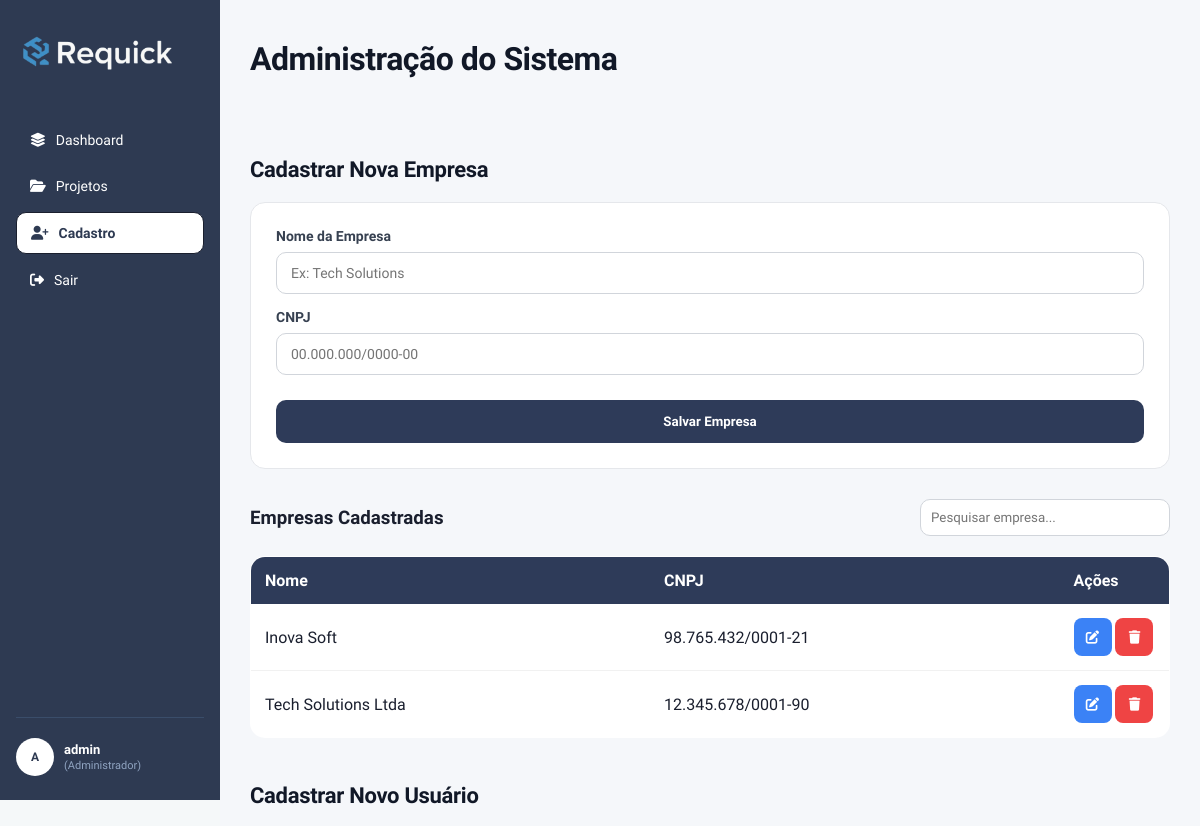
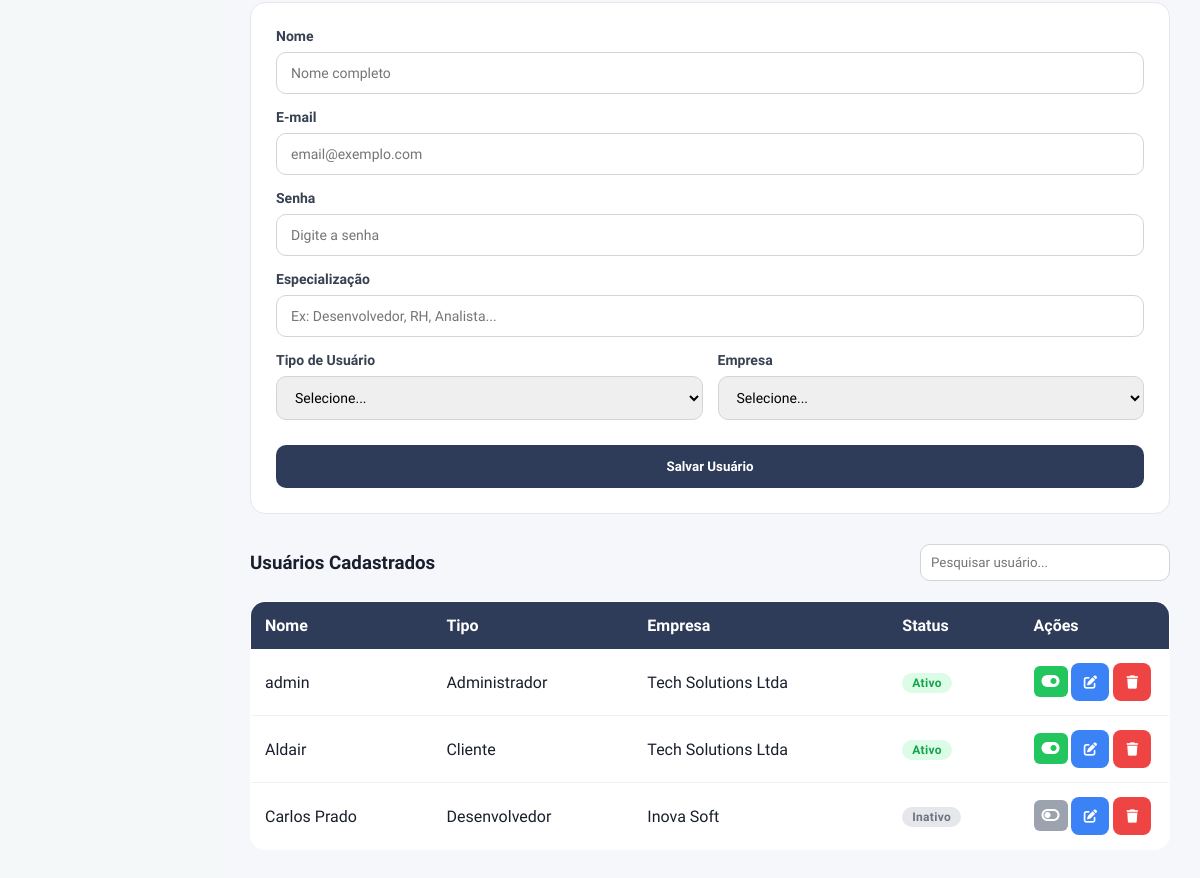
The app's page /php/cadastro.php (signed in), older data (2 pictures, top to bottom).
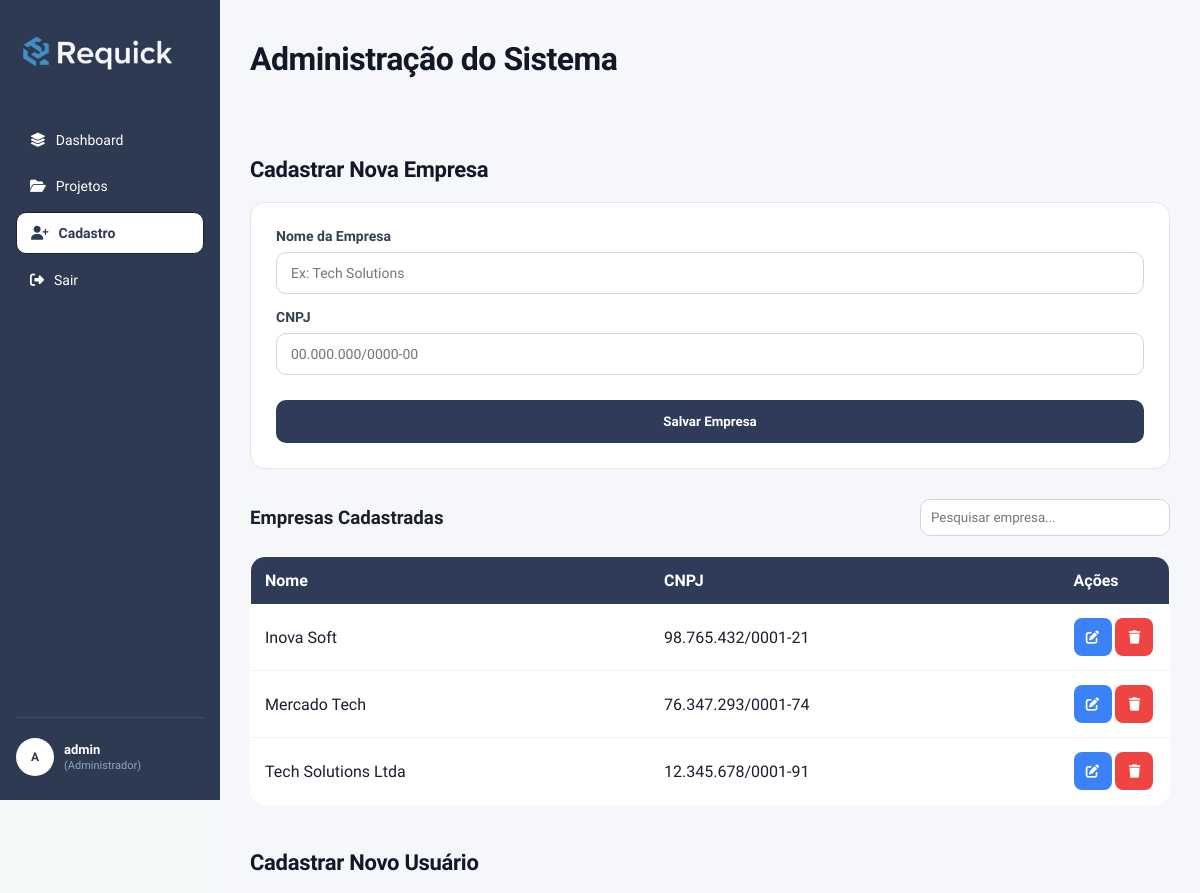
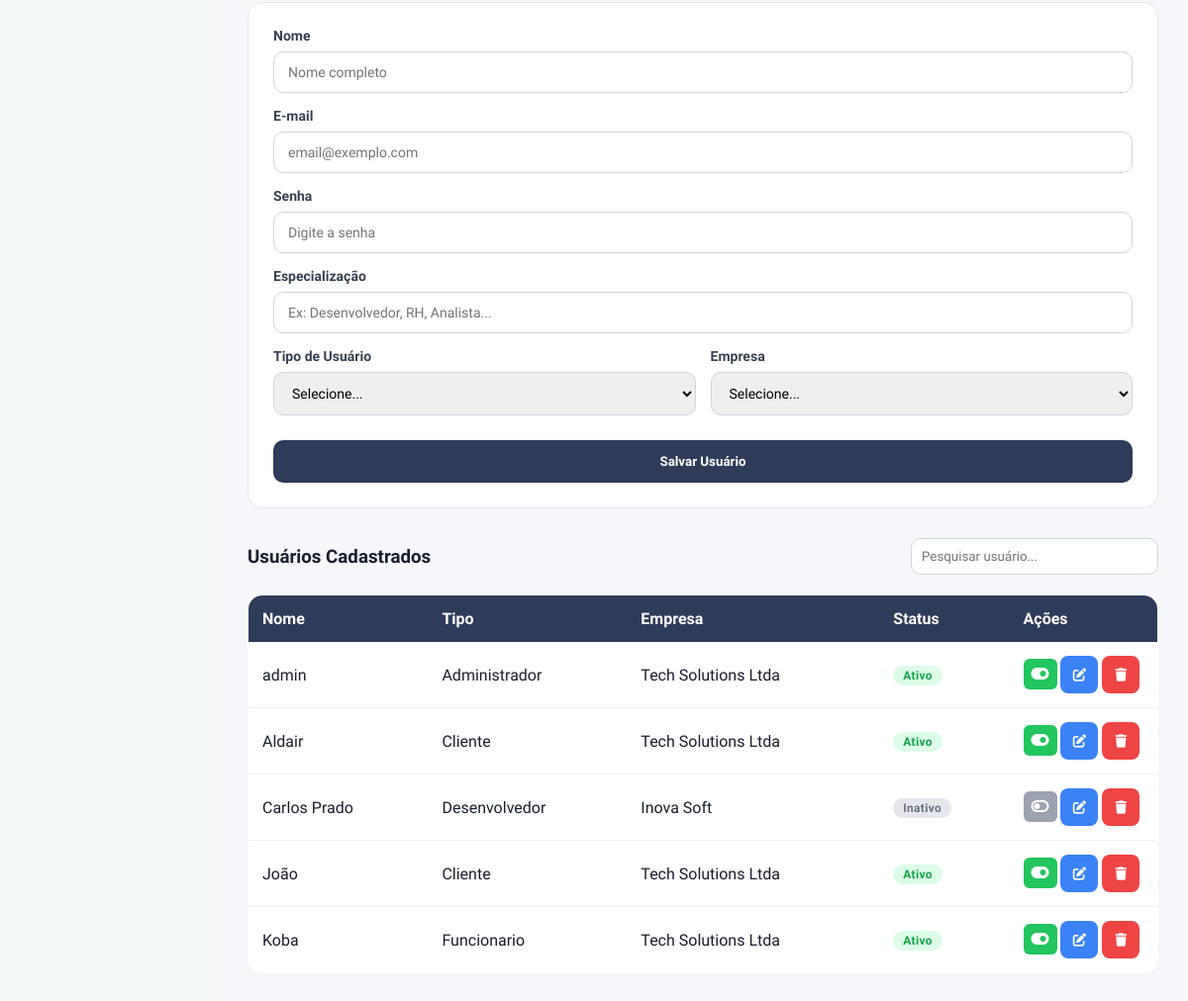
The same page, newer data (2 pictures, top to bottom).
### tables this page shows
CREATE TABLE `tb_empresa` (
  `id` int(11) NOT NULL,
  `nome_empresa` varchar(255) NOT NULL,
  `cnpj` varchar(18) NOT NULL
);

CREATE TABLE `tb_usuarios` (
  `id` int(11) NOT NULL,
  `nome` varchar(100) NOT NULL,
  `email` varchar(100) NOT NULL,
  `tipo_usuario` varchar(50) DEFAULT NULL,
  `especializacao` varchar(100) DEFAULT NULL,
  `senha` varchar(255) NOT NULL,
  `id_empresa` int(11) DEFAULT NULL,
  `status` enum('ativo','inativo') NOT NULL DEFAULT 'ativo'
);

### php/cadastro.php (the view, shortened to what this page needs)
<?php
require_once '../config/conexao.php';
$empresas = $pdo->query("SELECT * FROM tb_empresa ORDER BY nome_empresa")->fetchAll(PDO::FETCH_ASSOC);
$usuarios = $pdo->query("SELECT u.*, e.nome_empresa FROM tb_usuarios u LEFT JOIN tb_empresa e ON u.id_empresa = e.id ORDER BY u.nome")->fetchAll(PDO::FETCH_ASSOC);
?>
<!DOCTYPE html>
<html lang="pt-BR">
<head>
    <link rel="stylesheet" href="../css/style.css" />
    <link rel="stylesheet" href="https://cdnjs.cloudflare.com/ajax/libs/font-awesome/6.5.1/css/all.min.css">
    <link rel="stylesheet" href="../css/cadastro.css">
</head>
<body>
    <?php $paginaAtiva = 'cadastro'; include 'navbar_lateral.php'; ?>
    <div class="ConteudoPrincipal">
        <header class="CabecalhoPagina">
            <h1 class="TituloBoasVindas">Administração do Sistema</h1>
        </header>
        <div class="GradeCadastro">
            <div class="ColunaEsquerda">
                <h2 class="TituloSecao">Cadastrar Nova Empresa</h2>
                <form action="" method="post">
                    <div class="GrupoFormulario">
                        <label class="LabelFormulario">Nome da Empresa</label>
                        <input type="text" name="nome_empresa" class="CampoFormulario" required placeholder="Ex: Tech Solutions">
                    </div>
                    <div class="GrupoFormulario">
                        <label class="LabelFormulario">CNPJ</label>
                        <input type="text" name="cnpj" class="CampoFormulario" required placeholder="00.000.000/0000-00">
                    </div>
                    <button type="submit" class="BotaoCriar">Salvar Empresa</button>
                </form>
                <div class="CabecalhoTabela">
                    <h3>Empresas Cadastradas</h3>
                    <input type="text" id="buscaEmpresa" class="CampoPesquisaTabela"
                           onkeyup="filtrarTabela('buscaEmpresa', 'tbEmpresas', 0)"
                           placeholder="Pesquisar empresa...">
                </div>
                <table class="TabelaCrud" id="tbEmpresas">
                    <thead>
                        <tr>
                            <th>Nome</th>
                            <th>CNPJ</th>
                            <th width="110px">Ações</th>
                        </tr>
                    </thead>
                    <tbody>
                        <?php foreach ($empresas as $emp): ?>
                            <tr>
                                <td><?= htmlspecialchars($emp['nome_empresa']) ?></td>
                                <td><?= htmlspecialchars($emp['cnpj']) ?></td>
                                <td>
                                    <button onclick="abrirModalEmpresa(<?= $emp['id'] ?>, '<?= htmlspecialchars(addslashes($emp['nome_empresa'])) ?>', '<?= htmlspecialchars(addslashes($emp['cnpj'])) ?>')"
                                            class="BtnAcao BtnEdit" title="Editar">
                                        <i class="fas fa-edit"></i>
                                    </button>
                                    <button onclick="confirmarDelecao(<?= $emp['id'] ?>, 'empresa')"
                                            class="BtnAcao BtnDelete" title="Deletar">
                                        <i class="fas fa-trash"></i>
                                    </button>
                                </td>
                            </tr>
                        <?php endforeach; ?>
                    </tbody>
                </table>
            </div>
            <div class="ColunaDireita">
                <h2 class="TituloSecao">Cadastrar Novo Usuário</h2>
                <form action="" method="post">
                    <div class="GrupoFormulario">
                        <label class="LabelFormulario">Nome</label>
                        <input type="text" name="nome" class="CampoFormulario" required placeholder="Nome completo">
                    </div>
                    <div class="GrupoFormulario">
                        <label class="LabelFormulario">E-mail</label>
                        <input type="email" name="email" class="CampoFormulario" required placeholder="email@exemplo.com">
                    </div>
                    <div class="GrupoFormulario">
                        <label class="LabelFormulario">Senha</label>
                        <input type="password" name="senha" class="CampoFormulario" required placeholder="Digite a senha">
                    </div>
                    <div class="GrupoFormulario">
                        <label class="LabelFormulario">Especialização</label>
                        <input type="text" name="especializacao" class="CampoFormulario" placeholder="Ex: Desenvolvedor, RH, Analista...">
                    </div>
                    <div style="display: grid; grid-template-columns: 1fr 1fr; gap: 15px;">
                        <div class="GrupoFormulario">
                            <label class="LabelFormulario">Tipo de Usuário</label>
                            <select name="tipo_usuario" id="select_tipo_create" class="CampoFormulario" required>
                                <option value="" disabled selected>Selecione...</option>
                            </select>
                        </div>
                        <div class="GrupoFormulario" id="wrap_empresa_create">
                            <label class="LabelFormulario">Empresa</label>
                            <select name="id_empresa" id="select_empresa_create" class="CampoFormulario">
                                <option value="" disabled selected>Selecione...</option>
                            </select>
                        </div>
                    </div>
                    <button type="submit" class="BotaoCriar">Salvar Usuário</button>
                </form>
                <div class="CabecalhoTabela">
                    <h3>Usuários Cadastrados</h3>
                    <input type="text" id="buscaUsuario" class="CampoPesquisaTabela"
                           onkeyup="filtrarTabela('buscaUsuario', 'tbUsuarios', 0)"
                           placeholder="Pesquisar usuário...">
                </div>
                <table class="TabelaCrud" id="tbUsuarios">
                    <thead>
                        <tr>
                            <th>Nome</th>
                            <th>Tipo</th>
                            <th>Empresa</th>
                            <th>Status</th>
                            <th width="150px">Ações</th>
                        </tr>
                    </thead>
                    <tbody>
                        <?php foreach ($usuarios as $usu):
                            $statusAtual = (array_key_exists('status', $usu) && strtolower($usu['status']) === 'inativo') ? 'inativo' : 'ativo';
                            $isAtivo     = ($statusAtual === 'ativo');
                        ?>
                            <tr>
                                <td><?= htmlspecialchars($usu['nome']) ?></td>
                                <td><?= htmlspecialchars($usu['tipo_usuario']) ?></td>
                                <td><?= htmlspecialchars($usu['nome_empresa'] ?? 'Sem Empresa') ?></td>
                                <td>
                                    <span class="BadgeStatus <?= $isAtivo ? 'BadgeAtivo' : 'BadgeInativo' ?>">
                                        <?= $isAtivo ? 'Ativo' : 'Inativo' ?>
                                    </span>
                                </td>
                                <td>
                                    <button onclick="toggleStatus(<?= $usu['id'] ?>, '<?= $statusAtual ?>')"
                                            class="BtnToggle <?= $isAtivo ? 'BtnToggleAtivo' : 'BtnToggleInativo' ?>"
                                            title="<?= $isAtivo ? 'Clique para desativar' : 'Clique para ativar' ?>">
                                        <i class="fas <?= $isAtivo ? 'fa-toggle-on' : 'fa-toggle-off' ?>"></i>
                                    </button>
                                    <button onclick="abrirModalUsuario(<?= $usu['id'] ?>, '<?= htmlspecialchars(addslashes($usu['nome'])) ?>', '<?= htmlspecialchars(addslashes($usu['email'])) ?>', '<?= htmlspecialchars(addslashes($usu['tipo_usuario'])) ?>', '<?= htmlspecialchars(addslashes($usu['especializacao'] ?? '')) ?>', <?= (int)($usu['id_empresa'] ?? 0) ?>)"
                                            class="BtnAcao BtnEdit" title="Editar">
                                        <i class="fas fa-edit"></i>
                                    </button>
                                    <button onclick="confirmarDelecao(<?= $usu['id'] ?>, 'usuario')"
                                            class="BtnAcao BtnDelete" title="Deletar">
                                        <i class="fas fa-trash"></i>
                                    </button>
                                </td>
                            </tr>
                        <?php endforeach; ?>
                    </tbody>
                </table>
            </div>
        </div>
    </div>
</body>
</html>

### php/navbar_lateral.php (shortened to what this page needs)
<?php
$nomeUsuario = $_SESSION['usuario_nome'] ?? 'Usuário';
$tipoUsuario = $_SESSION['usuario_tipo'] ?? 'Visitante';
?>
<aside class="BarraLateral" id="barraLateral">
    <div class="BarraLateralTopo">
        <div class="LogoTopo">
            <img src="../img/logo-requick.png" alt="Requick" class="ImagemLogo" />
        </div>
    </div>
    <div class="BarraLateralConteudo" id="menuLateral">
        <nav class="MenuNav">
            <a href="dashboard.php" class="ItemMenu <?= $paginaAtiva === 'dashboard' ? 'ItemMenuAtivo' : '' ?>">
                <i class="fa-solid fa-layer-group"></i>
                <span>Dashboard</span>
            </a>
            <a href="projetos.php" class="ItemMenu <?= $paginaAtiva === 'projetos' ? 'ItemMenuAtivo' : '' ?>">
                <i class="fa-solid fa-folder-open"></i>
                <span>Projetos</span>
            </a>
            <?php if ($tipoUsuario === 'Administrador'): ?>
                <a href="cadastro.php" class="ItemMenu <?= $paginaAtiva === 'cadastro' ? 'ItemMenuAtivo' : '' ?>">
                    <i class="fa-solid fa-user-plus"></i>
                    <span>Cadastro</span>
                </a>
            <?php endif; ?>
            <a href="logout.php" class="ItemMenu">
                <i class="fas fa-sign-out-alt"></i>
                <span>Sair</span>
            </a>
        </nav>
        <a href="perfil.php" class="LinkPerfil">
            <div class="PerfilUsuario <?= $paginaAtiva === 'perfil' ? 'PerfilAtivo' : '' ?>">
                <div class="AvatarPerfil">
                    <?= strtoupper(substr($nomeUsuario, 0, 1)) ?>
                </div>
                <div class="InfoPerfil">
                    <p class="NomeUsuario"><?= htmlspecialchars($nomeUsuario) ?></p>
                    <p class="CargoUsuario">(<?= htmlspecialchars($tipoUsuario) ?>)</p>
                </div>
            </div>
        </a>
    </div>
</aside>

### css/style.css (style rules this page uses)
* { box-sizing: border-box; margin: 0; padding: 0; font-family: 'Sora', sans-serif; }
html, body { height: 100%; }
body { background-color: #F5F8F9; color: #1a1f2e; min-height: 100vh; }
.BarraLateral { background-color: #2E3A52; display: flex; flex-direction: column; padding: 24px 16px; gap: 32px; width: 220px; height: 100vh; position: fixed; top: 0; left: 0; z-index: 10; }
.LogoTopo { display: flex; align-items: center; justify-content: center; }
.ImagemLogo { width: 100%; max-width: 160px; object-fit: contain; }
.MenuNav { display: flex; flex-direction: column; gap: 6px; flex: 1; margin-top: 10px; }
.ItemMenu { display: flex; align-items: center; gap: 10px; padding: 12px 14px; border-radius: 10px; text-decoration: none; font-size: 14px; font-weight: 500; color: #ffffff; transition: background-color 0.2s, color 0.2s; }
.ItemMenu i { color: #ffffff; }
.ItemMenuAtivo { background-color: #ffffff; color: #2E3A52; font-weight: 600; border: 1px solid #1a1f2e; }
.ItemMenuAtivo i { color: #2E3A52; }
.PerfilUsuario { display: flex; align-items: center; gap: 10px; padding-top: 20px; border-top: 1px solid #3a4d6a; }
.AvatarPerfil { width: 38px; height: 38px; border-radius: 50%; background-color: #ffffff; color: #2E3A52; font-size: 12px; font-weight: 700; display: flex; align-items: center; justify-content: center; }
.InfoPerfil { display: flex; flex-direction: column; gap: 2px; overflow: hidden; }
.NomeUsuario { font-size: 13px; font-weight: 600; color: #ffffff; white-space: nowrap; overflow: hidden; text-overflow: ellipsis; }
.CargoUsuario { font-size: 11px; color: #8fa3c0; }
.ConteudoPrincipal { margin-left: 220px; padding: 32px 40px; display: flex; flex-direction: column; gap: 24px; min-height: 100vh; width: calc(100% - 220px); }
.CabecalhoPagina { margin-bottom: 4px; }
.TituloBoasVindas { font-size: 26px; font-weight: 700; color: #1a1f2e; letter-spacing: -0.5px; line-height: 1.2; margin: 10px 0; }
.TituloSecao { margin-top: 20px; font-size: 20px; font-weight: 700; color: #1a1f2e; letter-spacing: -0.3px; }
@media (min-width: 901px) { .BarraLateralConteudo { display: flex; flex-direction: column; flex: 1; gap: 12px; } }
@media (min-width: 901px) { .BarraLateralTopo { display: flex; width: 100%; } }
.LinkPerfil { text-decoration: none; color: inherit; display: block; }

### css/cadastro.css (style rules this page uses)
.ConteudoPrincipal { flex: 1; padding: 30px; background: #f5f7fa; min-height: 100vh; }
.CabecalhoPagina { margin-bottom: 25px; }
.TituloBoasVindas { font-size: 32px; font-weight: 700; color: #111827; }
.GradeCadastro { display: grid; grid-template-columns: 1fr 1fr; gap: 25px; }
.ColunaEsquerda, .ColunaDireita { display: flex; flex-direction: column; gap: 20px; }
.TituloSecao { font-size: 22px; font-weight: 600; color: #111827; }
form { background: white; padding: 25px; border-radius: 15px; border: 1px solid #e5e7eb; }
.GrupoFormulario { display: flex; flex-direction: column; margin-bottom: 15px; }
.LabelFormulario { font-size: 14px; font-weight: 600; margin-bottom: 8px; color: #374151; }
.CampoFormulario { width: 100%; padding: 12px 14px; border: 1px solid #d1d5db; border-radius: 10px; font-size: 14px; outline: none; transition: .2s; }
.BotaoCriar { width: 100%; margin-top: 10px; padding: 14px; border: none; border-radius: 10px; background: #2e3b59; color: white; font-weight: 600; cursor: pointer; transition: .2s; }
.CabecalhoTabela { display: flex; justify-content: space-between; align-items: center; margin-top: 10px; }
.CampoPesquisaTabela { width: 250px; padding: 10px; border: 1px solid #d1d5db; border-radius: 10px; }
.TabelaCrud { width: 100%; border-collapse: collapse; background: white; border-radius: 15px; overflow: hidden; border: 1px solid #e5e7eb; }
.TabelaCrud thead { background: #2e3b59; color: white; }
.TabelaCrud th, .TabelaCrud td { padding: 14px; text-align: left; }
.TabelaCrud tbody tr { border-bottom: 1px solid #f1f1f1; }
.BtnAcao { width: 38px; height: 38px; border: none; border-radius: 8px; cursor: pointer; color: white; }
.BtnEdit { background: #3b82f6; }
.BtnDelete { background: #ef4444; }
@media (max-width: 1200px) { .GradeCadastro { grid-template-columns: 1fr; } }

Row changes from the older to the newer data that the page shows:
added tb_empresa: nome_empresa "Mercado Tech", cnpj "76.347.293/0001-74"
changed tb_empresa "Tech Solutions Ltda": cnpj "12.345.678/0001-90" → "12.345.678/0001-91"
added tb_usuarios: nome "João", tipo_usuario "Cliente", id_empresa.nome_empresa "Tech Solutions Ltda", status "Ativo"
added tb_usuarios: nome "Koba", tipo_usuario "Funcionario", id_empresa.nome_empresa "Tech Solutions Ltda", status "Ativo"
